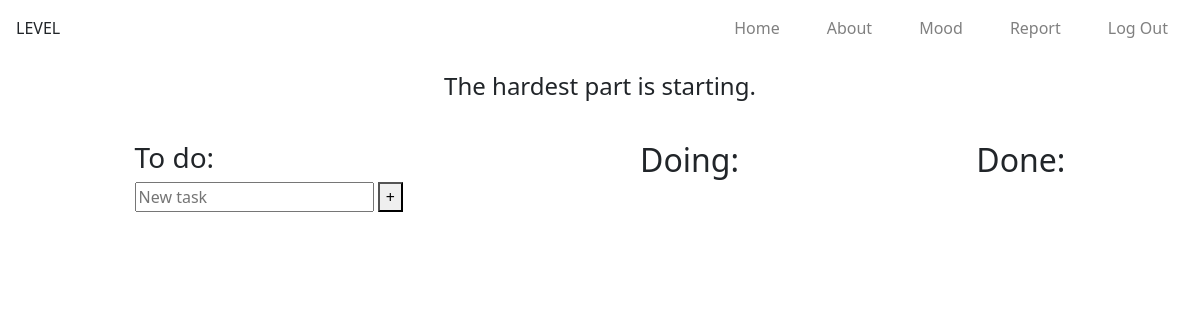
Page / (signed in) on the earlier database version.
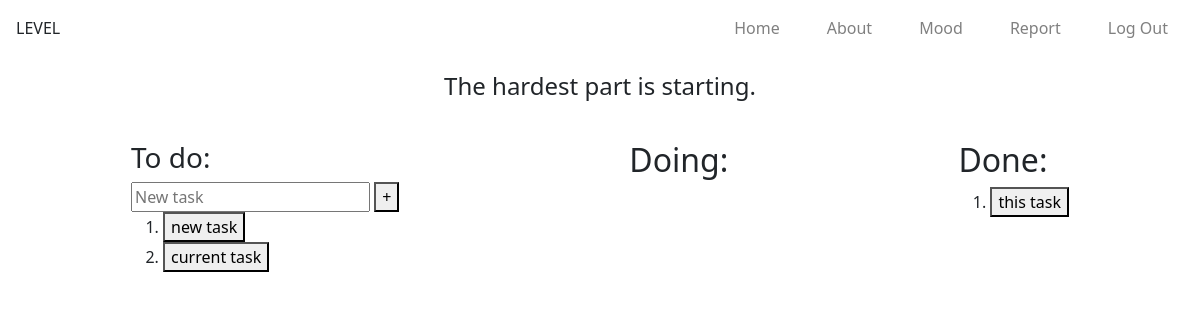
Same page on the later database version.
### tables this page shows
CREATE TABLE tasks
                (id INTEGER PRIMARY KEY AUTOINCREMENT,
                status TEXT NOT NULL,
                timestamp DATETIME DEFAULT CURRENT_TIMESTAMP,
                task TEXT NOT NULL,
                user_id INTEGER REFERENCES users(id));

### app.py (the view, shortened to what this page needs)
@app.route("/", methods=["GET", "POST"])
@login_required
def index():
    if request.method == "GET":
        conn = get_db()
        cursor = conn.cursor()
        cursor.execute("SELECT task FROM tasks WHERE status = 'to do' AND user_id = ?", (session["user_id"], ))
        tasks = cursor.fetchall()
        cursor.execute("SELECT task FROM tasks WHERE status = 'doing' AND user_id = ?", (session["user_id"], ))
        doing = cursor.fetchall()
        cursor.execute("SELECT task FROM tasks WHERE status = 'done' AND user_id = ?", (session["user_id"], ))
        done = cursor.fetchall()
        cursor.execute("SELECT quote FROM quotes ORDER BY RANDOM() LIMIT 1")
        quote = cursor.fetchone()[0]
        conn.commit()
        conn.close()
        return render_template("index.html", tasks=tasks, doing=doing, done=done, quote=quote )

### app.py (called while the page is built)
def login_required(f):
    @wraps(f)
    def wrapper(*args, **kwargs):
        if session.get("user_id") is None:
            return redirect("/login")
        return f(*args, **kwargs)
    return wrapper

def get_db():
    return sqlite3.connect('database.db')

### templates/index.html (shortened to what this page needs)
{% extends "layout.html" %}
{% block main %}
<div id="quote">
     <h4> {{ quote }} </h4>
</div>
<div id="tasks">
    <div>
      <h3> To do: </h3>
      <form action="/" method="post">
        <input autocomplete="off" type="text" name="task" placeholder="New task">
        <button type="submit">+</button>
      </form>
      <form action="/" method="post">
        <ol id="to_do">
          {% for task in tasks %}
            <li>
              <button name="btn_to_do" value="{{ task[0] }}">
                {{ task[0] }}
              </button>
            </li>
          {% endfor %}
        </ol>
    </div>
    <div>
      <h2>Doing:</h2>
    </div>
    <div>
      <h2>Done:</h2>
      <form action="/" method="post">
        <ol id="done">
          {% for task in done %}
            <li>
              <button name="btn_done" value="{{ task[0] }}">
                {{ task[0] }}
              </button>
            </li>
          {% endfor %}
        </ol>
      </form>
    </div>
</div>
{% endblock %}

### templates/layout.html (shortened to what this page needs)
<!DOCTYPE html>
<html lang="en">
<head>
  <link href="https://cdn.jsdelivr.net/npm/bootstrap@5.3.8/dist/css/bootstrap.min.css" rel="stylesheet">
  <link rel="stylesheet" href="{{ url_for('static', filename='style.css') }}">
</head>
<body>
  <header>
    <div>
      LEVEL
    </div>
    <nav>
      <ul>
        <li><a href="/">Home</a></li>
        <li><a href="/about">About</a></li>
        <li><a href="/mood">Mood</a></li>
        <li><a href="/report">Report</a></li>
        <li><a href="/logout">Log Out</a></li>
      </ul>
    </nav>
  </header>
  <main>
    {% block main %}{% endblock %}
  </main>
</body>
</html>

### static/style.css (style rules this page uses)
#tasks { display: flex; justify-content: space-around; padding: 16px; }
header { display: flex; justify-content: space-between; padding: 16px; }
nav ul { list-style-type: none; display: flex; gap: 15px; }
nav a { text-decoration: none; color: grey; padding: 16px; }
#quote { display: flex; justify-content: center; align-items: center; margin-bottom: 16px; }

Differences in the rows shown:
added tasks: task "new task", shown under "To do:"
added tasks: task "current task", shown under "To do:"
added tasks: task "this task", shown under "Done:"
